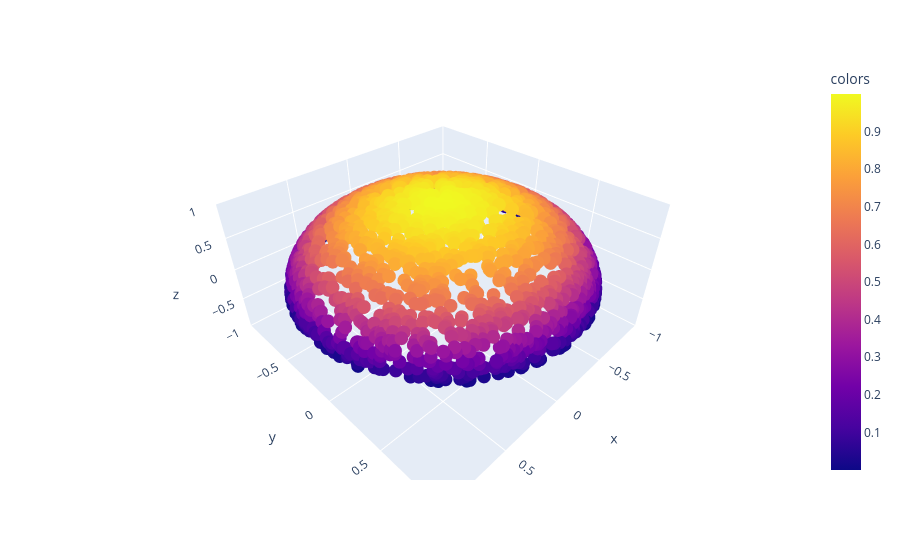

Notebook code cell kept with this figure:
### Markdown cell above
## Dataset Setup

In this test run, we'll use something in which it's very easy to see if the flattening has failed: the hemisphere. This corresponds to a neighborhood of high positive curvature.

### Code cell
from diffusion_curvature.datasets import sphere
from diffusion_curvature.utils import plot_3d
import matplotlib.pyplot as plt
X_sphere, ks_sphere = sphere(4000) # keep it relatively sparse
X_cap_of_sphere = X_sphere[X_sphere[:,2] > 0] # Just the itty bitty polar top
print('num points',len(X_cap_of_sphere))
plot_3d(X_cap_of_sphere,X_cap_of_sphere[:,2],use_plotly=True)
# plt.scatter(X_cap_of_sphere[:,0],X_cap_of_sphere[:,1])

### Figure 1 — Plotly figure (JSON) as saved in the notebook; plotly's stock layout.template omitted (floating-point values rounded to 4 significant figures; data arrays with more than 128 entries replaced by an {"elided": "..."} marker saying what was removed)
{"data": [{"hovertemplate": "x=%{x}<br>y=%{y}<br>z=%{z}<br>colors=%{marker.color}<extra></extra>", "legendgroup": "", "marker": {"color": {"elided": "2025 float values"}, "coloraxis": "coloraxis", "symbol": "circle"}, "mode": "markers", "name": "", "scene": "scene", "showlegend": false, "type": "scatter3d", "x": {"elided": "2025 float values"}, "y": {"elided": "2025 float values"}, "z": {"elided": "2025 float values"}}], "layout": {"coloraxis": {"colorbar": {"title": {"text": "colors"}}, "colorscale": [[0, "#0d0887"], [0.1111, "#46039f"], [0.2222, "#7201a8"], [0.3333, "#9c179e"], [0.4444, "#bd3786"], [0.5556, "#d8576b"], [0.6667, "#ed7953"], [0.7778, "#fb9f3a"], [0.8889, "#fdca26"], [1, "#f0f921"]]}, "legend": {"tracegroupgap": 0}, "margin": {"t": 60}, "scene": {"domain": {"x": [0, 1], "y": [0, 1]}, "xaxis": {"range": [-1.0, 1.0], "title": {"text": "x"}}, "yaxis": {"range": [-1.0, 1.0], "title": {"text": "y"}}, "zaxis": {"range": [-1.0, 1.0], "title": {"text": "z"}}}}}
